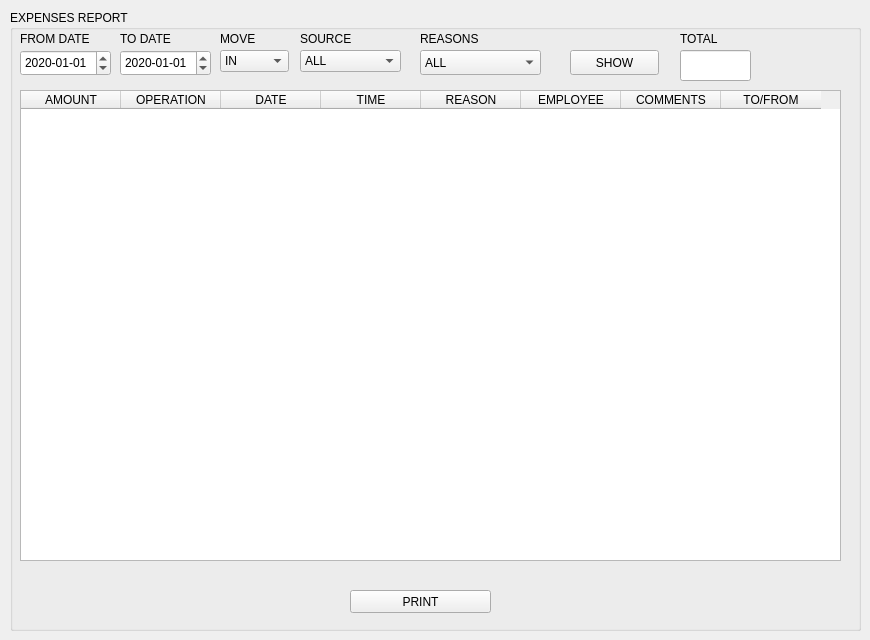
      <widget class="QWidget" name="tab_20">
       <attribute name="title">
        <string>MONEY MOVE REPORT</string>
       </attribute>
       <widget class="QGroupBox" name="groupBox_7">
        <property name="geometry">
         <rect>
          <x>10</x>
          <y>10</y>
          <width>851</width>
          <height>621</height>
         </rect>
        </property>
        <property name="title">
         <string>EXPENSES REPORT</string>
        </property>
        <widget class="QTableWidget" name="tableWidget_6">
         <property name="geometry">
          <rect>
           <x>10</x>
           <y>80</y>
           <width>821</width>
           <height>471</height>
          </rect>
         </property>
         <property name="editTriggers">
          <set>QAbstractItemView::NoEditTriggers</set>
         </property>
         <column>
          <property name="text">
           <string>AMOUNT</string>
          </property>
          <property name="textAlignment">
           <set>AlignCenter</set>
          </property>
         </column>
         <column>
          <property name="text">
           <string>OPERATION</string>
          </property>
          <property name="textAlignment">
           <set>AlignCenter</set>
          </property>
         </column>
         <column>
          <property name="text">
           <string>DATE</string>
          </property>
          <property name="textAlignment">
           <set>AlignCenter</set>
          </property>
         </column>
         <column>
          <property name="text">
           <string>TIME</string>
          </property>
          <property name="textAlignment">
           <set>AlignCenter</set>
          </property>
         </column>
         <column>
          <property name="text">
           <string>REASON</string>
          </property>
          <property name="textAlignment">
           <set>AlignCenter</set>
          </property>
         </column>
         <column>
          <property name="text">
           <string>EMPLOYEE</string>
          </property>
          <property name="textAlignment">
           <set>AlignCenter</set>
          </property>
         </column>
         <column>
          <property name="text">
           <string>COMMENTS</string>
          </property>
          <property name="textAlignment">
           <set>AlignCenter</set>
          </property>
         </column>
         <column>
          <property name="text">
           <string>TO/FROM</string>
          </property>
          <property name="textAlignment">
           <set>AlignCenter</set>
          </property>
         </column>
        </widget>
        <widget class="QLabel" name="label_31">
         <property name="geometry">
          <rect>
           <x>10</x>
           <y>20</y>
           <width>91</width>
           <height>17</height>
          </rect>
         </property>
         <property name="text">
          <string>FROM DATE</string>
         </property>
        </widget>
        <widget class="QLabel" name="label_32">
         <property name="geometry">
          <rect>
           <x>110</x>
           <y>20</y>
           <width>67</width>
           <height>17</height>
          </rect>
         </property>
         <property name="text">
          <string>TO DATE</string>
         </property>
        </widget>
        <widget class="QPushButton" name="pushButton_28">
         <property name="geometry">
          <rect>
           <x>560</x>
           <y>40</y>
           <width>89</width>
           <height>25</height>
          </rect>
         </property>
         <property name="text">
          <string>SHOW</string>
         </property>
        </widget>
        <widget class="QLabel" name="label_33">
         <property name="geometry">
          <rect>
           <x>410</x>
           <y>20</y>
           <width>81</width>
           <height>17</height>
          </rect>
         </property>
         <property name="text">
          <string>REASONS</string>
         </property>
        </widget>
        <widget class="QDateEdit" name="dateEdit_18">
         <property name="geometry">
          <rect>
           <x>110</x>
           <y>40</y>
           <width>91</width>
           <height>26</height>
          </rect>
         </property>
         <property name="displayFormat">
          <string>yyyy-MM-dd</string>
         </property>
         <property name="date">
          <date>
           <year>2020</year>
           <month>1</month>
           <day>1</day>
          </date>
         </property>
        </widget>
        <widget class="QDateEdit" name="dateEdit_19">
         <property name="geometry">
          <rect>
           <x>10</x>
           <y>40</y>
           <width>91</width>
           <height>26</height>
          </rect>
         </property>
         <property name="displayFormat">
          <string>yyyy-MM-dd</string>
         </property>
         <property name="date">
          <date>
           <year>2020</year>
           <month>1</month>
           <day>1</day>
          </date>
         </property>
        </widget>
        <widget class="QComboBox" name="comboBox_6">
         <property name="geometry">
          <rect>
           <x>290</x>
           <y>40</y>
           <width>101</width>
           <height>22</height>
          </rect>
         </property>
         <item>
          <property name="text">
           <string>ALL</string>
          </property>
         </item>
         <item>
          <property name="text">
           <string>SAFE</string>
          </property>
         </item>
         <item>
          <property name="text">
           <string>DRAWER</string>
          </property>
         </item>
        </widget>
        <widget class="QLabel" name="label_72">
         <property name="geometry">
          <rect>
           <x>290</x>
           <y>20</y>
           <width>67</width>
           <height>17</height>
          </rect>
         </property>
         <property name="text">
          <string>SOURCE</string>
         </property>
        </widget>
        <widget class="QLineEdit" name="lineEdit_110">
         <property name="geometry">
          <rect>
           <x>670</x>
           <y>40</y>
           <width>71</width>
           <height>31</height>
          </rect>
         </property>
         <property name="readOnly">
          <bool>true</bool>
         </property>
        </widget>
        <widget class="QLabel" name="label_163">
         <property name="geometry">
          <rect>
           <x>670</x>
           <y>20</y>
           <width>51</width>
           <height>17</height>
          </rect>
         </property>
         <property name="text">
          <string>TOTAL</string>
         </property>
        </widget>
        <widget class="QComboBox" name="comboBox_7">
         <property name="geometry">
          <rect>
           <x>210</x>
           <y>40</y>
           <width>69</width>
           <height>22</height>
          </rect>
         </property>
         <item>
          <property name="text">
           <string>IN</string>
          </property>
         </item>
         <item>
          <property name="text">
           <string>OUT</string>
          </property>
         </item>
        </widget>
        <widget class="QLabel" name="label_164">
         <property name="geometry">
          <rect>
           <x>210</x>
           <y>20</y>
           <width>51</width>
           <height>17</height>
          </rect>
         </property>
         <property name="text">
          <string>MOVE</string>
         </property>
        </widget>
        <widget class="QComboBox" name="comboBox_18">
         <property name="geometry">
          <rect>
           <x>410</x>
           <y>40</y>
           <width>121</width>
           <height>25</height>
          </rect>
         </property>
         <item>
          <property name="text">
           <string>ALL</string>
          </property>
         </item>
         <item>
          <property name="text">
           <string>pur</string>
          </property>
         </item>
         <item>
          <property name="text">
           <string>sell</string>
          </property>
         </item>
         <item>
          <property name="text">
           <string>rsell</string>
          </property>
         </item>
         <item>
          <property name="text">
           <string>rpur</string>
          </property>
         </item>
         <item>
          <property name="text">
           <string>to drawer</string>
          </property>
         </item>
         <item>
          <property name="text">
           <string>to safe</string>
          </property>
         </item>
         <item>
          <property name="text">
           <string>cleaning</string>
          </property>
         </item>
         <item>
          <property name="text">
           <string>owner</string>
          </property>
         </item>
         <item>
          <property name="text">
           <string>salary</string>
          </property>
         </item>
         <item>
          <property name="text">
           <string>tea and coffee</string>
          </property>
         </item>
         <item>
          <property name="text">
           <string>tips</string>
          </property>
         </item>
         <item>
          <property name="text">
           <string>electricity</string>
          </property>
         </item>
         <item>
          <property name="text">
           <string>water</string>
          </property>
         </item>
         <item>
          <property name="text">
           <string>rent</string>
          </property>
         </item>
        </widget>
        <widget class="QPushButton" name="pushButton_95">
         <property name="geometry">
          <rect>
           <x>340</x>
           <y>580</y>
           <width>141</width>
           <height>23</height>
          </rect>
         </property>
         <property name="text">
          <string>PRINT</string>
         </property>
        </widget>
       </widget>
      </widget>
